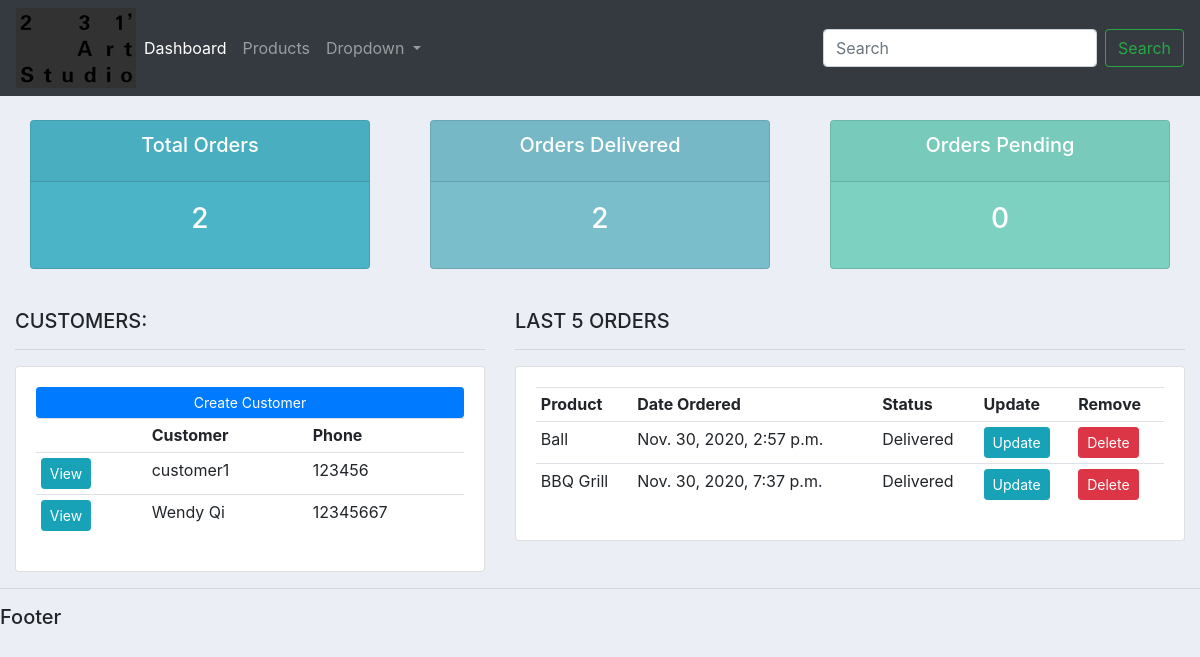
The app's page /, older data.
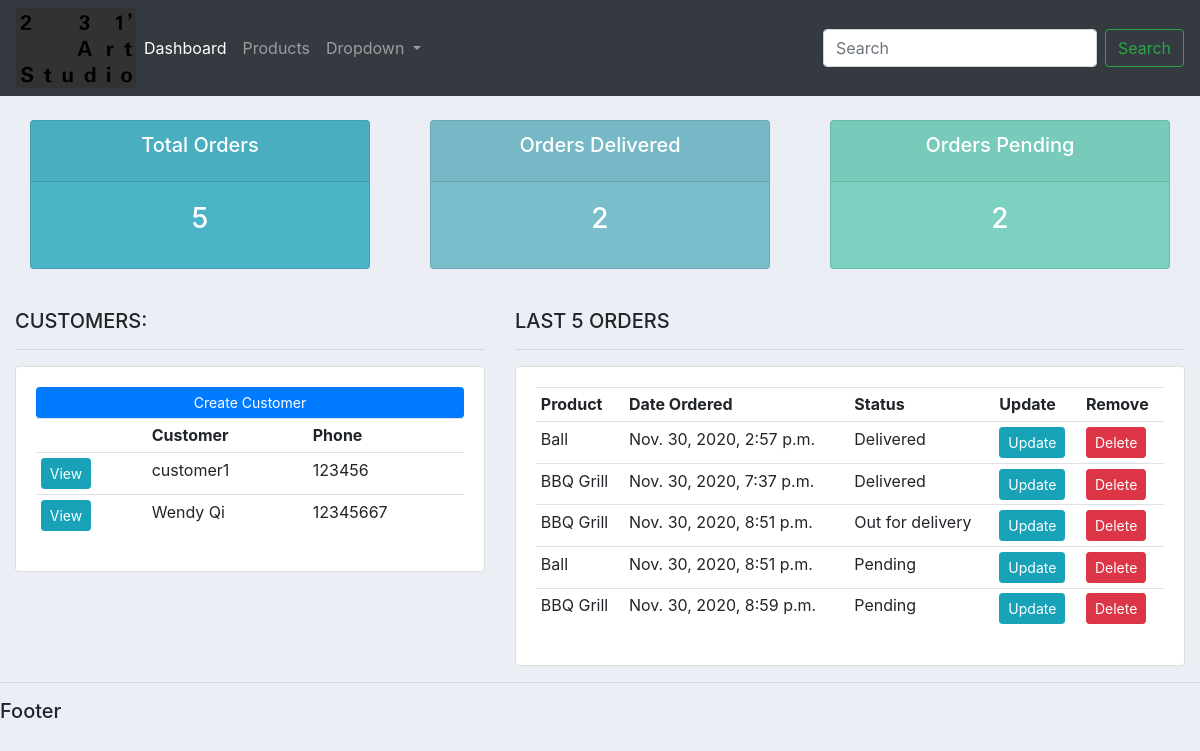
The same page, newer data.
### accounts/models.py (models this page shows, shortened)
class Customer(models.Model):
	name = models.CharField(max_length=200, null=True)
	phone = models.CharField(max_length=200, null=True)
	email = models.CharField(max_length=200, null=True)
	date_created = models.DateTimeField(auto_now_add=True, null=True)

class Order(models.Model):
	STATUS = (
		("Pending", "Pending"),
		("Out for delivery", "Out for delivery"),
		("Delivered", "Delivered"),
		)
	customer = models.ForeignKey(Customer, null=True, on_delete=models.SET_NULL)
	product = models.ForeignKey(Product, null=True, on_delete=models.SET_NULL)
	date_created = models.DateTimeField(auto_now_add=True, null=True)
	status = models.CharField(max_length=200, null=True, choices=STATUS)
	note = models.CharField(max_length=200, null=True)

class Product(models.Model):
	CATEGORY = (
		('Indoor', 'Indoor'),
		('OutDoor', 'OutDoor'),
		)
	name = models.CharField(max_length=200, null=True)
	price = models.FloatField(null=True)
	category = models.CharField(max_length=200, null=True, choices=CATEGORY)
	description = models.CharField(max_length=200, null=True, blank = True)
	date_created = models.DateTimeField(auto_now_add=True, null=True)
	tags = models.ManyToManyField(Tag)
	def __str__(self):
		return self.name

### accounts/views.py (the view)
# urls.py: path('', views.home, name ="home"),
def home(request):
	orders= Order.objects.all()
	customers=Customer.objects.all()
	total_customers = customers.count()
	total_orders = orders.count()
	delivered = orders.filter(status="Delivered").count()
	pending = orders.filter(status="Pending").count()
	context = {'orders':orders, 'customers':customers,
	'total_orders': total_orders, 'delivered':delivered,
	'pending':pending}
	return render(request, "accounts/dashboard.html", context)

### accounts/templates/accounts/dashboard.html
{% extends 'accounts/main.html' %}
{% block content %}
{% include 'accounts/status.html' %}
<br>
<div class="row">
	<div class="col-md-5">
		<h5>CUSTOMERS:</h5>
		<hr>
		<div class="card card-body">
			<a class="btn btn-primary btn-sm btn-block" href="">Create Customer</a>
			<table class="table table-sm">
				<tr>
					<th></th>
					<th>Customer</th>
					<th>Phone</th>
				</tr>
				{% for customer in customers %}
					<tr>
						<td><a class="btn btn-sm btn-info" href="{% url 'customer' customer.id %}">View</a></td>
						<td>{{customer.name}}</td>
						<td>{{customer.phone}}</td>
					</tr>
				{% endfor %}
			</table>
		</div>
	</div>
	<div class="col-md-7">
		<h5>LAST 5 ORDERS</h5>
		<hr>
		<div class="card card-body">
			<table class="table table-sm">
				<tr>
					<th>Product</th>
					<th>Date Ordered</th>
					<th>Status</th>
					<th>Update</th>
					<th>Remove</th>
				</tr>
				{% for order in orders %}
					<tr>
						<td>{{order.product}}</td>
						<td>{{order.date_created}}</td>
						<td>{{order.status}}</td>
						<td><a class="btn btn-sm btn-info" href="{% url 'update_order' order.id %}">Update</a></td>
						<td><a class="btn btn-sm btn-danger"href="{% url 'delete_order' order.id %}">Delete</a></td>
					</tr>
				{% endfor %}
			</table>
		</div>
	</div>
</div>
{% endblock %}

Row changes from the older to the newer data that the page shows:
added Order: product "BBQ Grill", date_created "Nov. 30, 2020, 8:51 p.m.", status "Out for delivery"
added Order: product "Ball", date_created "Nov. 30, 2020, 8:51 p.m.", status "Pending"
added Order: product "BBQ Grill", date_created "Nov. 30, 2020, 8:59 p.m.", status "Pending"
Text that changed along with them:
{{ total_orders }}: "2" → "5"
{{ pending }}: "0" → "2"
